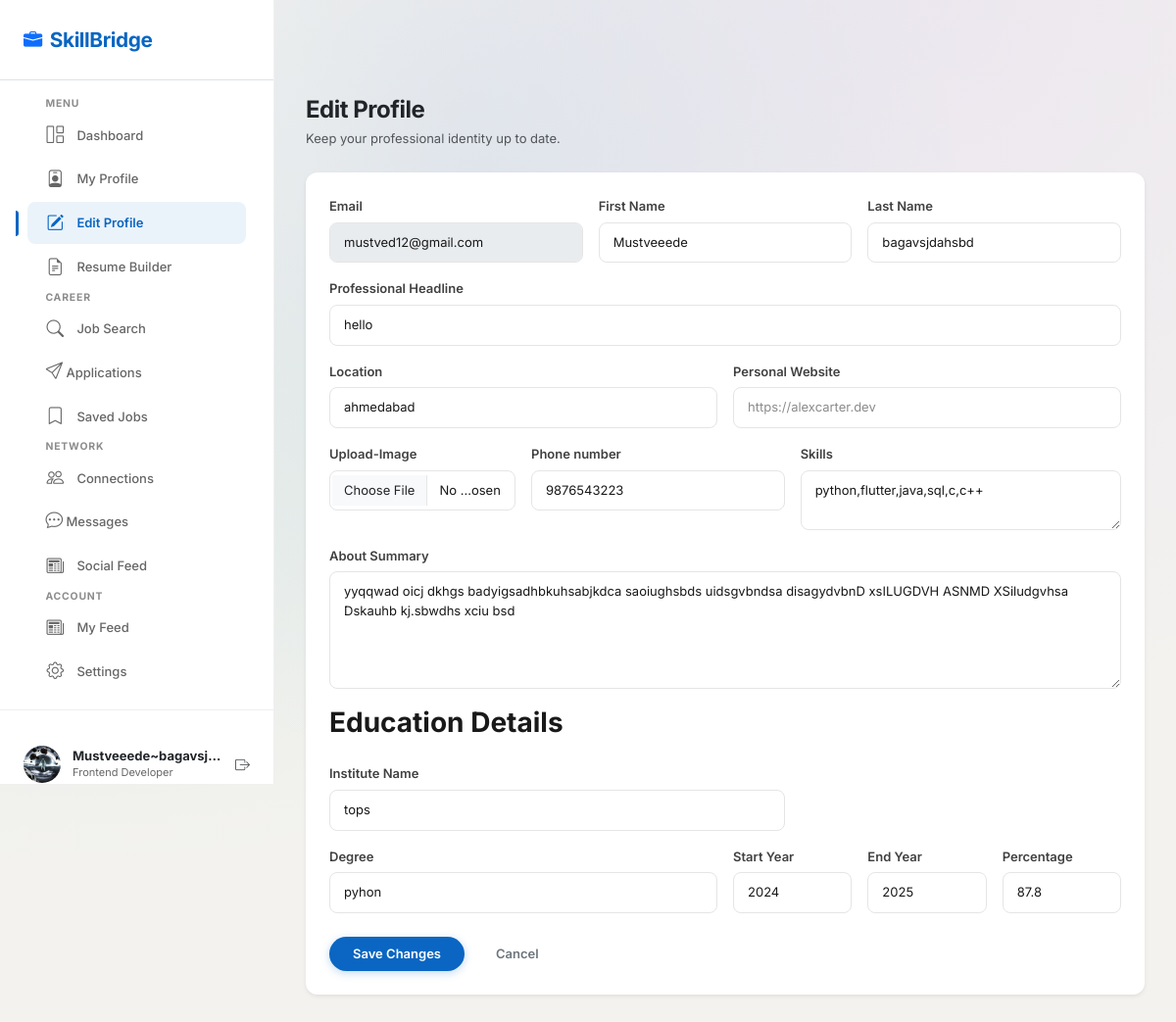
The page /jobseeker/edit_profile/ (signed in) on the database its author committed.
### account/models.py (models this page shows, shortened)
class jobseeker(models.Model):
    user_fk=models.ForeignKey(user,on_delete=models.CASCADE)
    f_name=models.CharField(max_length=30)
    l_name=models.CharField(max_length=30)
    number=models.PositiveIntegerField()
    skills=models.CharField(max_length=50)
    p_h=models.TextField(null=True,blank=True)
    location=models.CharField(max_length=40,null=True,blank=True)
    web=models.CharField(max_length=30,null=True,blank=True)
    profile_pic=models.FileField(upload_to="jobseeker/",default="default_pic.png")
    about_summary=models.TextField(null=True,blank=True)
    Institute=models.TextField(null=True,blank=True)
    degree=models.CharField(max_length=30,null=True,blank=True)
    s_year=models.PositiveIntegerField(null=True,blank=True)
    e_year=models.PositiveIntegerField(null=True,blank=True)
    percentage=models.FloatField(max_length=2,null=True,blank=True)

class user(models.Model):
    role_choce=[
        ("jobseeker",'jobseeker'),
        ("company",'company')
    ]
    email=models.EmailField(max_length=30,unique=True)
    OTP=models.PositiveIntegerField(default=123)
    password=models.CharField(max_length=15)
    role=models.CharField(max_length=50,choices=role_choce)
    time=models.DateTimeField(auto_now_add=True)
    def __str__(self):
        return self.email

### account/views.py (the view)
    def wrapper(request,*args,**kwargs):
        if "email" in request.session:
            uid=user.objects.get(email = request.session['email'])
            if uid.role=="jobseeker":
                jid=jobseeker.objects.get(user_fk = uid)
                request.uid=uid
                request.jid=jid
                return myfun(request,*args,**kwargs)
            else:
                cid=company.objects.get(com_fk=uid)
                request.uid=uid
                request.cid=cid
                return myfun(request,*args,**kwargs)
                return redirect("account:login")
        else:
            return redirect("account:login")

### jobseeker/templates/jobseeker/edit-profile.html (shortened to what this page needs)
{% extends 'jobseeker/dashboard.html' %}
{% block maincontent %}
<div class="main-content">
    <div class="dash-topbar slide-up">
        <div class="dash-greeting">
            <h3 class="fw-bold mb-1 text-dark">Edit Profile</h3>
            <p class="text-muted mb-0">Keep your professional identity up to date.</p>
        </div>
    </div>
    <div class="card border-0 shadow-sm p-4 slide-up delay-100">
        <form class="needs-validation" data-redirect="profile.html" method="post" action="{% url 'jobseeker:edit_profile' %}" enctype="multipart/form-data">
            <div class="row g-3 mb-4">
                <div class="col-md-4">
                    <label for="firstName" class="form-label">Email</label>
                    <input type="text" class="form-control" id="firstName"  value="{{uid}}" readonly disabled>
                </div>
                <div class="col-md-4">
                    <label for="firstName" class="form-label">First Name</label>
                    <input type="text" class="form-control" id="firstName" name="f_name" value="{{jid.f_name|default:'Please enter first name.'}}" required>
                </div>
                <div class="col-md-4">
                    <label for="lastName" class="form-label">Last Name</label>
                    <input type="text" class="form-control" id="lastName" name="l_name" value="{{jid.l_name|default:'Please enter last name.'}}" required>
                </div>
                <div class="col-12">
                    <label for="headline" class="form-label">Professional Headline</label>
                    <input type="text" class="form-control" id="headline" name="p_h" value="{{jid.p_h|default:''}}" required>
                </div>
                <div class="col-md-6">
                    <label for="location" class="form-label">Location</label>
                    <input type="text" class="form-control" id="location" name="location" value="{{jid.location|default:''}}" required>
                </div>
                <div class="col-md-6">
                    <label for="website" class="form-label">Personal Website</label>
                    <input type="url" class="form-control" id="website" name="web" placeholder="https://alexcarter.dev">
                </div>
                <div class="col-md-3">
                    <label for="website" class="form-label">Upload-Image</label>
                    <input type="file" class="form-control" id="website" name="profile_pic" placeholder="https://alexcarter.dev">
                </div>
                <div class="col-md-4">
                    <label for="number" class="form-label">Phone number</label>
                    <input type="tel" class="form-control" id="number" name="number" value="{{jid.number}}" >
                </div>
                <div class="col-md-5">
                    <label for="skills" class="form-label">Skills</label>
                    <textarea type="text" class="form-control" id="website" name="skills" >{{jid.skills}}</textarea>
                </div>
                <div class="col-12">
                    <label for="aboutText" class="form-label">About Summary</label>
                    <textarea class="form-control" id="aboutText" rows="5" name="about_summary">{{jid.about_summary|default:''}}</textarea>
                </div>
                <div><h3>Education Details</h3></div>
                 <div class="col-md-7">
                    <label for="text" class="form-label">Institute Name</label>
                    <input type="text" class="form-control" id="text" name="Institute" value="{{jid.Institute|default:''}}" >
                </div>
                <div class="col-md-6">
                    <label for="text" class="form-label">Degree</label>
                    <input type="text" class="form-control"  name="degree" value="{{jid.degree|default:''}}" >
                </div>
                <div class="col-md-2">
                    <label for="year" class="form-label">Start Year</label>
                    <input type="number" class="form-control" name="s_year" value="{{jid.s_year|default:''}}" >
                </div>
                <div class="col-md-2">
                    <label for="date" class="form-label">End Year</label>
                    <input type="number" class="form-control" name="e_year" value="{{jid.e_year|default:''}}" >
                </div>
                <div class="col-md-2">
                    <label for="percentage" class="form-label">Percentage</label>
                    <input type="number"  class="form-control" step="0.01" max="100" min="0" name="percentage" value="{{jid.percentage|default:''}}" >
                </div>
            </div>
            <div class="d-flex gap-2">
                <input type="submit" class="btn btn-primary rounded-pill px-4" value="Save Changes">
                <a href="{% url 'jobseeker:edit_profile' %}" class="btn btn-outline-secondary rounded-pill px-4">Cancel</a>
            </div>
        </form>
    </div>
</div>
{% endblock %}

### jobseeker/templates/jobseeker/dashboard.html (shortened to what this page needs)
{% load static %}
<html lang="en">
<head>
    <link href="https://cdn.jsdelivr.net/npm/bootstrap@5.3.2/dist/css/bootstrap.min.css"
          rel="stylesheet">
    <link rel="stylesheet"
          href="https://cdn.jsdelivr.net/npm/bootstrap-icons@1.11.1/font/bootstrap-icons.css">
    <link rel="stylesheet"
          href="{% static 'jobseeker/css/style.css' %}">
    <link rel="stylesheet"
          href="{% static 'jobseeker/css/components.css' %}">
    <link rel="stylesheet"
          href="{% static 'jobseeker/css/dashboard.css' %}">
</head>
<body class="bg-mesh">
    <div class="sidebar" id="sidebar">
        <div class="p-4 d-flex align-items-center justify-content-between border-bottom">
            <a class="sidebar-brand text-decoration-none fw-bold"
               href="{% url 'account:home' %}">
                <i class="bi bi-briefcase-fill text-primary"></i>
                SkillBridge
            </a>
        </div>
        <div class="p-3 flex-grow-1">
            <small class="sidebar-section-title">
                Menu
            </small>
            <a href="{% url 'jobseeker:dashboard' %}"
               class="nav-link-sidebar {% if name == 'dashboard' %}active{% endif %}">
                <i class="bi bi-grid-1x2"></i>
                Dashboard
            </a>
            <a href="{% url 'jobseeker:profile' %}"
               class="nav-link-sidebar {% if name == 'profile' %}active{% endif %}">
                <i class="bi bi-person-badge"></i>
                My Profile
            </a>
            <a href="{% url 'jobseeker:edit_profile' %}"
               class="nav-link-sidebar {% if name == 'edit_profile' %}active{% endif %}">
                <i class="bi bi-pencil-square"></i>
                Edit Profile
            </a>
            <a href="{% url 'jobseeker:resume_build' %}"
               class="nav-link-sidebar {% if name == 'resume_build' %}active{% endif %}">
                <i class="bi bi-file-earmark-text"></i>
                Resume Builder
            </a>
            <small class="sidebar-section-title">
                Career
            </small>
            <a href="{% url 'jobseeker:search' %}"
               class="nav-link-sidebar {% if name == 'job_search' %}active{% endif %}">
                <i class="bi bi-search"></i>
                Job Search
            </a>
            <a href="{% url 'jobseeker:applayed_jobs' %}"
               class="nav-link-sidebar d-flex justify-content-between align-items-center {% if name == 'apply' %}active{% endif %}">
                <span>
                    <i class="bi bi-send"></i>
                    Applications
                </span>
            </a>
            <a href="{% url 'jobseeker:saved_job' %}"
               class="nav-link-sidebar {% if name == 'saved_job' %}active{% endif %}">
                <i class="bi bi-bookmark"></i>
                Saved Jobs
            </a>
            <small class="sidebar-section-title">
                Network
            </small>
            <a href="{% url 'jobseeker:conection' %}"
               class="nav-link-sidebar {% if name == 'conection' %}active{% endif %}">
                <i class="bi bi-people"></i>
                Connections
            </a>
            <a href="{% url 'jobseeker:messages' %}"
               class="nav-link-sidebar {% if name == 'messages' %}active{% endif %} d-flex justify-content-between align-items-center">
                <span>
                    <i class="bi bi-chat-dots"></i>
                    Messages
                </span>
            </a>
            <a href="{% url 'jobseeker:all_feed' %}"
               class="nav-link-sidebar {% if name == 'all_feed' %}active{% endif %}">
                <i class="bi bi-newspaper"></i>
                Social Feed
            </a>
            <small class="sidebar-section-title">
                Account
            </small>
            <a href="{% url 'jobseeker:my_post' %}"
               class="nav-link-sidebar {% if name == 'my_post' %}active{% endif %}">
                <i class="bi bi-newspaper"></i>
                My Feed
            </a>
            <a href="{% url 'jobseeker:setting' %}"
               class="nav-link-sidebar {% if name == 'setting' %}active{% endif %}">
                <i class="bi bi-gear"></i>
                Settings
            </a>
        </div>
        <div class="sidebar-footer">
            <div class="sidebar-user">
                {% if jid.profile_pic %}
                    <img src="{{ jid.profile_pic.url }}"
                         alt="User">
                {% endif %}
                <div class="flex-grow-1 overflow-hidden">
                    <h6 class="user-name mb-0 text-dark text-truncate">
                        {% if jid %}
                            {{ jid.f_name|default:"" }}~{{ jid.l_name|default:"" }}
                        {% endif %}
                    </h6>
                    <span class="user-role d-block text-truncate">
                        Frontend Developer
                    </span>
                </div>
                <a href="{% url 'account:logout' %}"
                   class="text-muted">
                    <i class="bi bi-box-arrow-right"></i>
                </a>
            </div>
        </div>
    </div>
{% block maincontent %}{% endblock %}
</body>
</html>

### rows shown on the page
jobseeker: profile_pic (picture), f_name "Mustveeede", l_name "bagavsj…", l_name "bagavsjdahsbd", p_h "hello", location "ahmedabad", number "9876543223", skills "python,flutter,java,sql,c,c++", about_summary "yyqqwad oicj dkhgs badyigsadhbkuhsabjkdca saoiughsbds uidsgvbndsa disagydvbnD xsILUGDVH ASNMD XSiludgvhsa Dskauhb kj.sbwdhs xciu bsd", Institute "tops", degree "pyhon", s_year "2024", e_year "2025", percentage "87.8"
user: email "mustved12@gmail.com"
